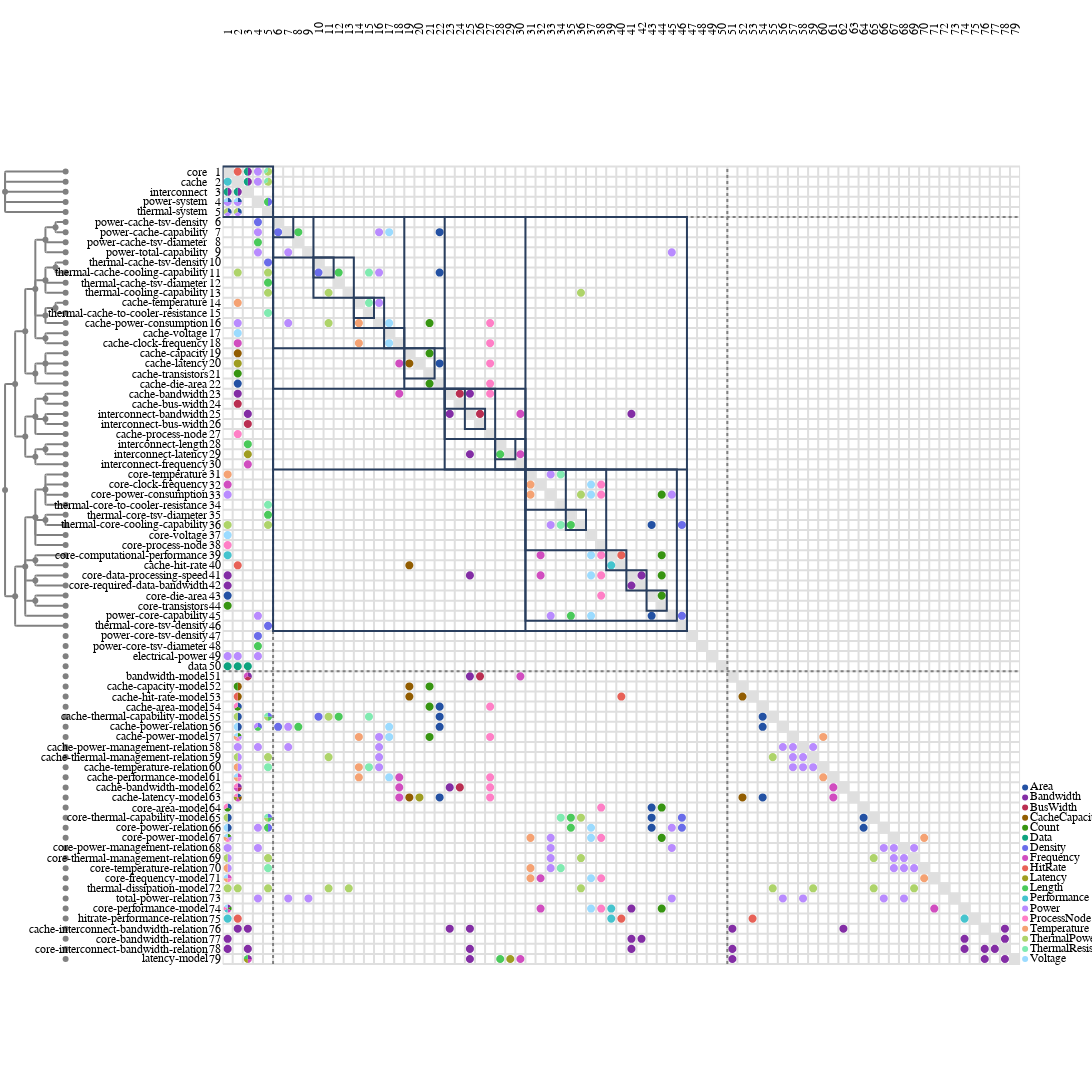

This figure's notebook cell:
### Code cell
from ragraph.analysis import sequence
from raesl.plot.view_funcs import multi_domain
import ragraph.plot

# Select correct nodes and edges to be displayed.
nodes, edges = multi_domain(
    graph,
    depth=4
)

leaf_comps = [n for n in nodes if n.kind == "component"]
leaf_funcs = [n for n in nodes if n.kind == "function_spec"]
leaf_design = [n for n in nodes if n.kind == "design_spec"]
leaf_models = [n for n in nodes if n.kind == "relation_spec"]
leaf_vars = [n for n in nodes if n.kind == "variable"]

# Sequence functions.
_, _, sequenced_functions = sequence.utils.branchsort(algo=sequence.scc_tearing, graph=graph, algo_args=dict(inf=1, dep=1, mu=3), inplace=True, nodes=leaf_models)

# Reload figure based on sequence.
figure = ragraph.plot.mdm(
    leafs = leaf_comps + leaf_vars + sequenced_functions,
    edges = edges,
    style= ragraph.plot.Style(
        piemap=dict(
            display="labels",
            mode="relative",
            fields=graph.edge_labels
        ),
    )
)

figure
